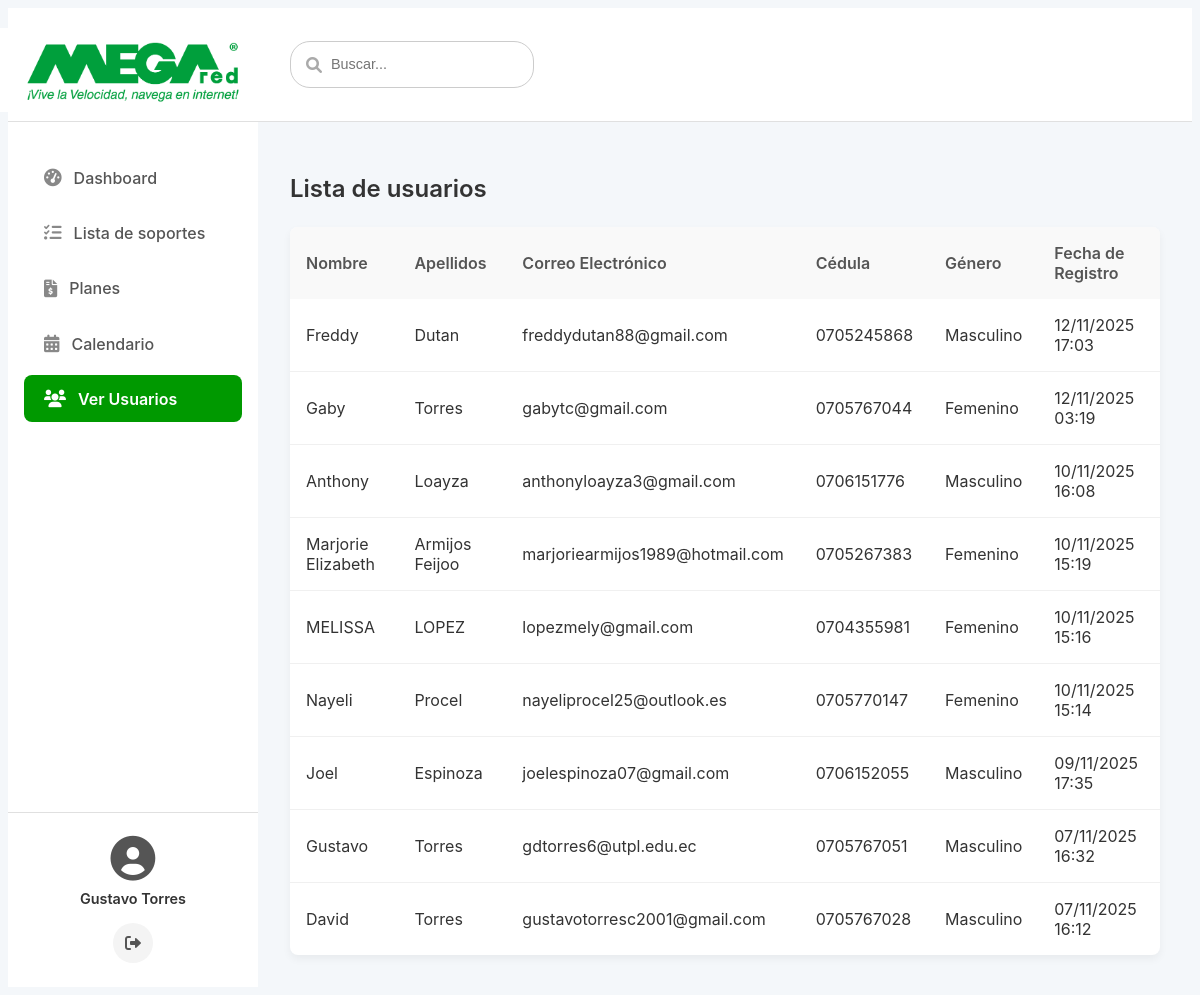
The page /usuarios.php (signed in) on the database its author committed.
### tables this page shows
CREATE TABLE `usuarios` (
  `id` int(11) NOT NULL,
  `nombre` varchar(100) NOT NULL,
  `apellidos` varchar(100) NOT NULL,
  `cedula` varchar(13) NOT NULL,
  `genero` varchar(50) NOT NULL,
  `correo` varchar(100) NOT NULL,
  `contrasena` varchar(255) NOT NULL,
  `fecha_registro` timestamp NOT NULL DEFAULT current_timestamp()
);

### usuarios.php (the view, shortened to what this page needs)
<?php
$nombre_usuario = $_SESSION['usuario_nombre'];
$apellidos_usuario = $_SESSION['usuario_apellidos'];
$nombre_completo = htmlspecialchars($nombre_usuario . " " . $apellidos_usuario);
?>
<!DOCTYPE html>
<html lang="es">
<head>
    <link rel="stylesheet" href="https://cdnjs.cloudflare.com/ajax/libs/font-awesome/6.0.0-beta3/css/all.min.css">
</head>
<body>
    <div class="dashboard-container">
        <aside class="sidebar">
            <div class="sidebar-header">
                <img src="imagen/megared-logo.png" alt="Logo Megared" class="logo-megared">
            </div>
            <nav class="sidebar-nav">
                <ul>
                    <li><a href="dashboard.php"><i class="fas fa-tachometer-alt"></i> Dashboard</a></li>
                    <li><a href="#"><i class="fas fa-tasks"></i> Lista de soportes</a></li>
                    <li><a href="planes.php"><i class="fas fa-file-invoice-dollar"></i> Planes</a></li>
                    <li><a href="#"><i class="fas fa-calendar-alt"></i> Calendario</a></li>
                    <li class="active"><a href="usuarios.php"><i class="fas fa-users"></i> Ver Usuarios</a></li>
                </ul>
            </nav>
            <div class="sidebar-footer">
            <i class="fas fa-user-circle user-icon-footer"></i>
            <span class="user-name-footer"><?php echo $nombre_completo; ?></span>
            <a href="logout.php" class="logout-button" title="Cerrar Sesión">
                <i class="fas fa-sign-out-alt"></i>
            </a>
        </div>
        </aside>
        <main class="main-content">
            <header class="main-header">
                <div class="search-bar">
                    <input type="text" placeholder="Buscar...">
                    <i class="fas fa-search"></i>
                </div>
            </header>
            <section class="content-body">
                <h2 data-aos="fade-down">Lista de usuarios</h2>
                <?php
                require_once 'db-connect.php';
                $sql = "SELECT id, nombre, apellidos, correo, cedula, genero, fecha_registro FROM usuarios ORDER BY fecha_registro DESC";
                $result = $conn->query($sql);
                $usuarios = [];
                if ($result && $result->num_rows > 0) {
                    $usuarios = $result->fetch_all(MYSQLI_ASSOC);
                }
                ?>
                <div class="user-table-container">
                    <table>
                        <thead>
                            <tr>
                                <th>Nombre</th>
                                <th>Apellidos</th>
                                <th>Correo Electrónico</th>
                                <th>Cédula</th>
                                <th>Género</th>
                                <th>Fecha de Registro</th>
                            </tr>
                        </thead>
                        <tbody>
                            <?php if (empty($usuarios)): ?>
                                <tr>
                                    <td colspan="6">No hay usuarios registrados.</td>
                                </tr>
                            <?php else: ?>
                                <?php foreach ($usuarios as $usuario): ?>
                                    <tr>
                                        <td><?php echo htmlspecialchars($usuario['nombre']); ?></td>
                                        <td><?php echo htmlspecialchars($usuario['apellidos']); ?></td>
                                        <td><?php echo htmlspecialchars($usuario['correo']); ?></td>
                                        <td><?php echo htmlspecialchars($usuario['cedula']); ?></td>
                                        <td><?php echo htmlspecialchars($usuario['genero']); ?></td>
                                        <td><?php echo date('d/m/Y H:i', strtotime($usuario['fecha_registro'])); ?></td>
                                    </tr>
                                <?php endforeach; ?>
                            <?php endif; ?>
                        </tbody>
                    </table>
                </div>
            </section>
        </main>
    </div>
    <link href="https://unpkg.com/aos@2.3.1/dist/aos.css" rel="stylesheet">
</body>
</html>

### usuarios.php (style rules this page uses)
.logo-megared { width: 300px; height: auto; margin-top: 10px; }
body { font-family: -apple-system, BlinkMacSystemFont, "Segoe UI", Roboto, sans-serif; background-color: #f4f7fa; color: #333; }
.dashboard-container { display: flex; min-height: 100vh; }
.sidebar { width: 250px; background-color: #ffffff; color: #333; flex-shrink: 0; display: flex; flex-direction: column; }
.sidebar-header { padding: 1.2rem 1.5rem; text-align: center; border-bottom: 1px solid #e0e0e0; height: 75px; display: flex; align-items: center; justify-content: center; }
.sidebar-nav ul { list-style: none; padding: 1rem; }
.sidebar-nav li { margin-bottom: 0.5rem; }
.sidebar-nav li.active a { background-color: #009900; color: #fff; font-weight: 600; }
.sidebar-nav li a { color: #555; text-decoration: none; font-weight: 500; display: flex; align-items: center; padding: 0.85rem 1.25rem; border-radius: 8px; }
.sidebar-nav li.active a i { color: #fff; }
.sidebar-nav li i { margin-right: 12px; font-size: 1.1rem; color: #888; transition: color 0.2s; }
.main-content { flex-grow: 1; display: flex; flex-direction: column; }
.main-header { display: flex; justify-content: space-between; align-items: center; padding: 1.2rem 2rem; background-color: #fff; border-bottom: 1px solid #e0e0e0; height: 75px; }
.search-bar { position: relative; }
.search-bar input { padding: 0.75rem 1rem 0.75rem 2.5rem; border: 1px solid #ccc; border-radius: 20px; font-size: 0.9rem; line-height: 1.5; }
.search-bar i { position: absolute; left: 1rem; top: 50%; transform: translateY(-50%); color: #aaa; }
.content-body { padding: 2rem; }
.content-body h2 { margin-bottom: 1.5rem; font-weight: 600; }
.sidebar-footer { display: flex; flex-direction: column; align-items: center; padding: 1.5rem 0; border-top: 1px solid #e0e0e0; }
.user-icon-footer { font-size: 2.8rem; color: #555; margin-bottom: 0.5rem; }
.user-name-footer { font-weight: 600; color: #333; font-size: 0.9rem; margin-bottom: 1rem; }
.logout-button { display: flex; align-items: center; justify-content: center; width: 40px; height: 40px; background-color: #f4f4f4; border: none; border-radius: 50%; text-decoration: none; transition: background-color 0.2s, color 0.2s; }
.logout-button i { color: #555; font-size: 1rem; margin: 0; transition: color 0.2s; }
.sidebar-nav { flex-grow: 1; }
.user-table-container { background: #fff; border-radius: 8px; box-shadow: 0 4px 8px rgba(0,0,0,0.05); overflow: hidden; margin-top: 1.5rem; }
table { width: 100%; border-collapse: collapse; }
table th { background-color: #f9f9f9; font-weight: 600; color: #555; padding: 1rem; text-align: left; }
table td { padding: 1rem; text-align: left; border-bottom: 1px solid #f0f0f0; color: #333; }
table tr:last-child td { border-bottom: none; }

### rows shown on the page
usuarios: nombre "Freddy", apellidos "Dutan", correo "freddydutan88@gmail.com", cedula "0705245868", genero "Masculino", fecha_registro "12/11/2025 17:03"
usuarios: nombre "Gaby", apellidos "Torres", correo "gabytc@gmail.com", cedula "0705767044", genero "Femenino", fecha_registro "12/11/2025 03:19"
usuarios: nombre "Anthony", apellidos "Loayza", correo "anthonyloayza3@gmail.com", cedula "0706151776", genero "Masculino", fecha_registro "10/11/2025 16:08"
usuarios: nombre "Marjorie Elizabeth", apellidos "Armijos Feijoo", correo "marjoriearmijos1989@hotmail.com", cedula "0705267383", genero "Femenino", fecha_registro "10/11/2025 15:19"
usuarios: nombre "MELISSA", apellidos "LOPEZ", correo "lopezmely@gmail.com", cedula "0704355981", genero "Femenino", fecha_registro "10/11/2025 15:16"
usuarios: nombre "Nayeli", apellidos "Procel", correo "nayeliprocel25@outlook.es", cedula "0705770147", genero "Femenino", fecha_registro "10/11/2025 15:14"
usuarios: nombre "Joel", apellidos "Espinoza", correo "joelespinoza07@gmail.com", cedula "0706152055", genero "Masculino", fecha_registro "09/11/2025 17:35"
usuarios: nombre "Gustavo", apellidos "Torres", correo "gdtorres6@utpl.edu.ec", cedula "0705767051", genero "Masculino", fecha_registro "07/11/2025 16:32"
usuarios: nombre "David", apellidos "Torres", correo "gustavotorresc2001@gmail.com", cedula "0705767028", genero "Masculino", fecha_registro "07/11/2025 16:12"

### other values the page prints
$nombre_completo "Gustavo Torres"
